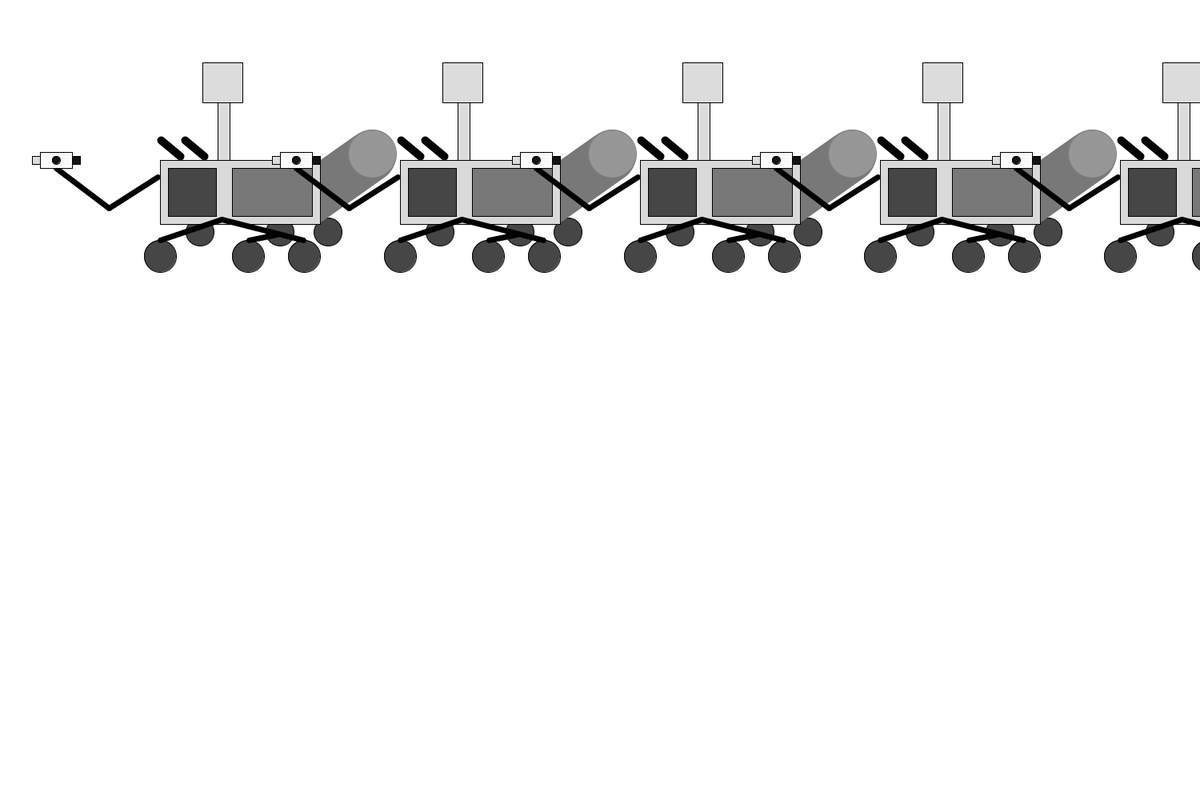
Frame 1 (no input)
Frame 60 (the mouse pressed at the canvas centre just before this capture): identical to frame 1, image omitted
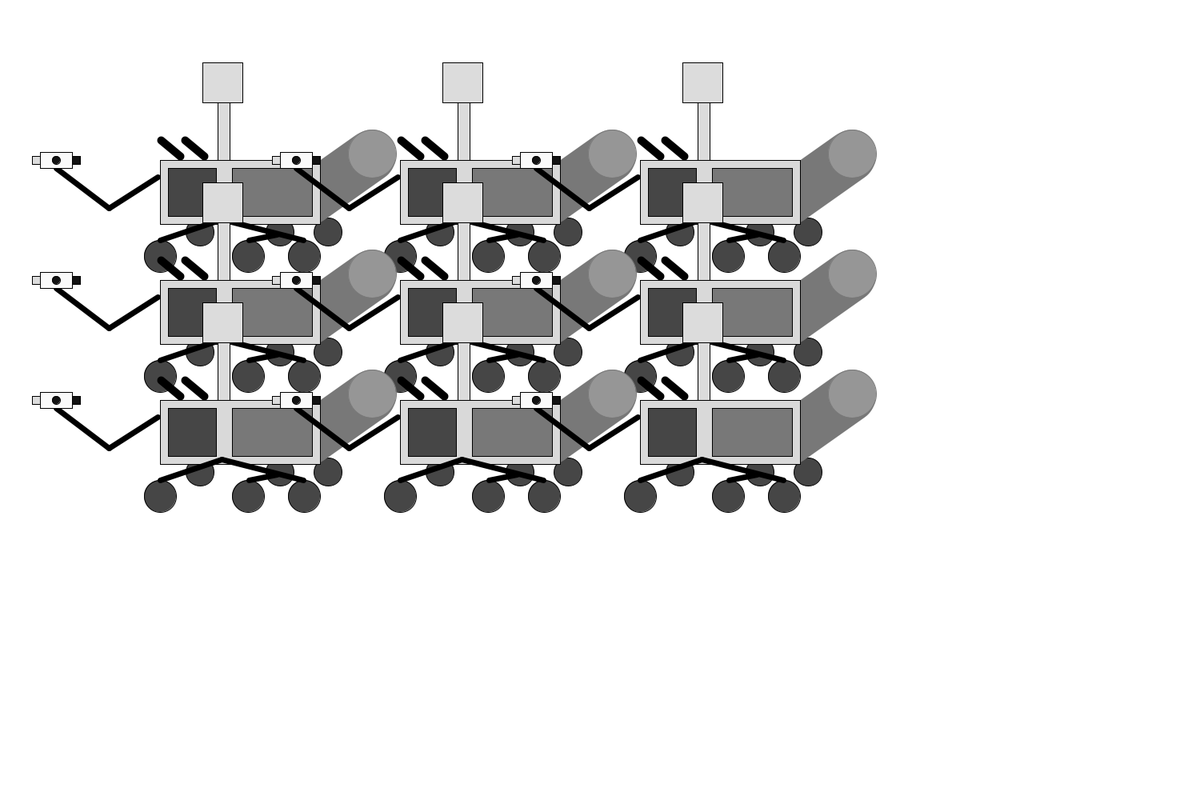
Frame 120 (the mouse held since frame 60 and released just before this capture)

The Processing sketch that drew these frames (run headless with seeded random() and noise(); from frame 60 on, the mouse is pressed at the canvas centre):

// Processing sketch: RobotsInFormationOnClick
// ── RobotsInFormationOnClick.pde
void setup(){
  size(1500,1000);
}

void draw(){
  background(255);
  int x = 0;
  
  if (mousePressed)
  {
  for (int count =0;count <3; count++)
  {
    for (int col =0; col<3; col++)
    {
    myRobot();
    translate(300,0);
    }
    translate(-900,150);
  }
  }
  
  else 
  {
    for ( int count =0; count <8; count++)
    {
      //for (int col = 0; col<3;col++)
      //{
      myRobot();
      translate(300,0);
      }
    // x++; 
    //}
    // if ((x == 1) || (x == 3))
    //  {
    //  translate (-100,150);
    //  }
    //  else 
    //  {
    //    translate(-900,150);
    //  }
  }

}

void myRobot(){
  pushMatrix();
  stroke(0,0,0);
  {// front wheels
    fill(70);
    ellipse(250,290,35,35);
    ellipse(350,290,35,35);
    ellipse(410,290,35,35);
  }
  
  //back
  {
    stroke(120);
    strokeWeight(64);
    line(462,195,387,248);  
    strokeWeight(1);
    fill(150);
    ellipse(465,192,60,60);
  }
  
  strokeWeight(1);
  {//body
    stroke(0);
    fill(217);
    rect(200,200,200,80);
    fill(70);
    rect(210,210,60,60);
    fill(120);
    rect(290,210,100,60);
  }
  {// back wheels
    fill(70);
    ellipse(200,320,40,40);
    ellipse(310,320,40,40);
    ellipse(380,320,40,40);
    strokeWeight(1);
   }
  {//joints
    stroke(0);
    strokeWeight(7);
    line(200,300,277,274);
    line(277,274,379,300);
    line(311,300,346,293);
    line(197,221,136,260);
    line(70,210,136,260);
  }
  strokeWeight(1);
 {// rear camera 
    fill(250);
    rect(50,190,40,20);
    fill(20);
    rect(90,195,10,10);
    ellipse(70,200,10,10);
    fill(220);
    rect(40,195,10,10);
     
     strokeWeight(1);
 }
 
 //top
 {
   rect(272,116,15,84);
   rect(253,78,50,50);
   
 }
 
 //solar panels
 {
   stroke(0);
   strokeWeight(10);
   line(255,195,231,175);
   line(225,195,201,175);
   strokeWeight(1);
 }
  popMatrix(); 
}
